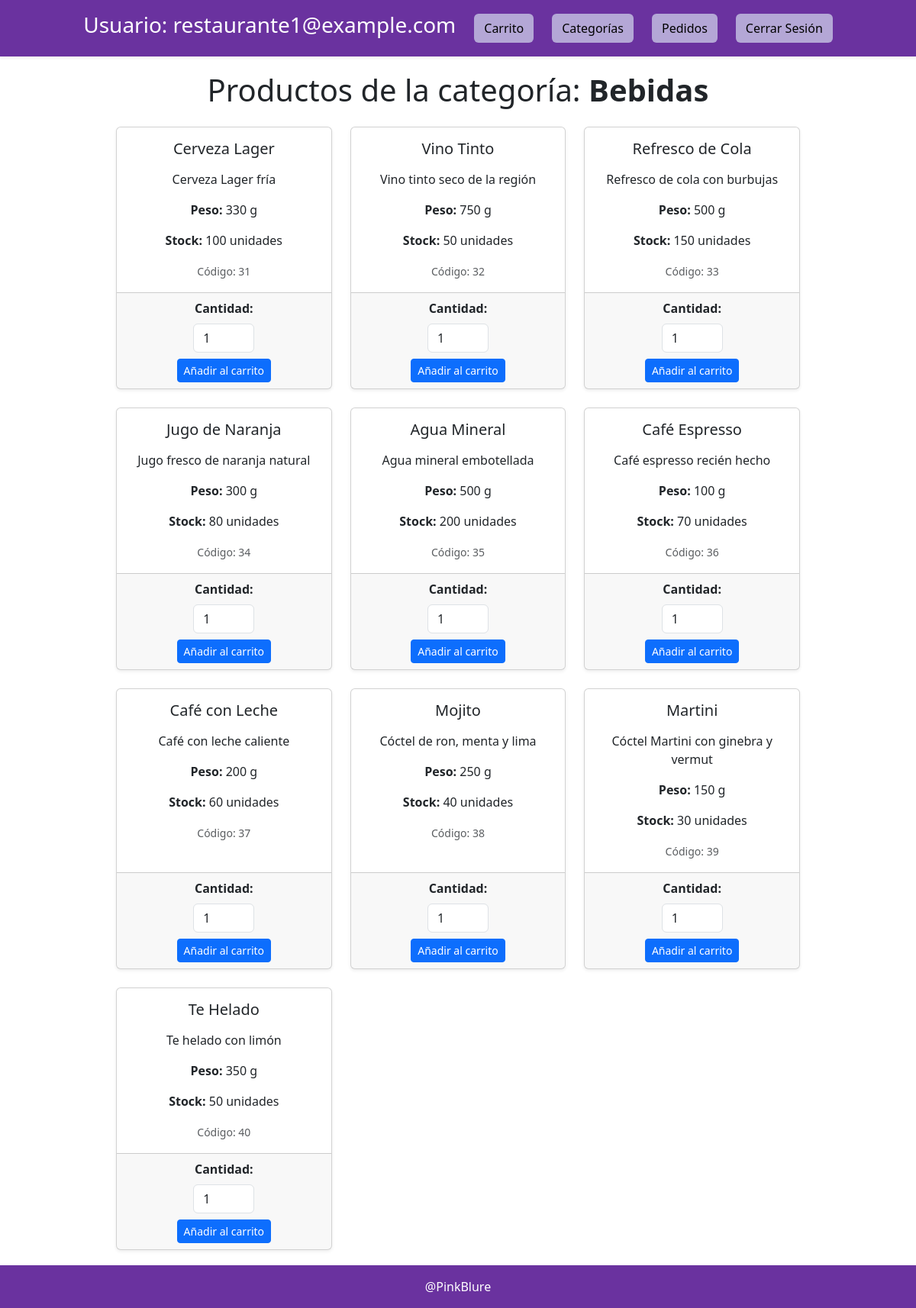
/src/pages/productos.php?codigo=4 (signed in), run on an earlier commit of the app's database.
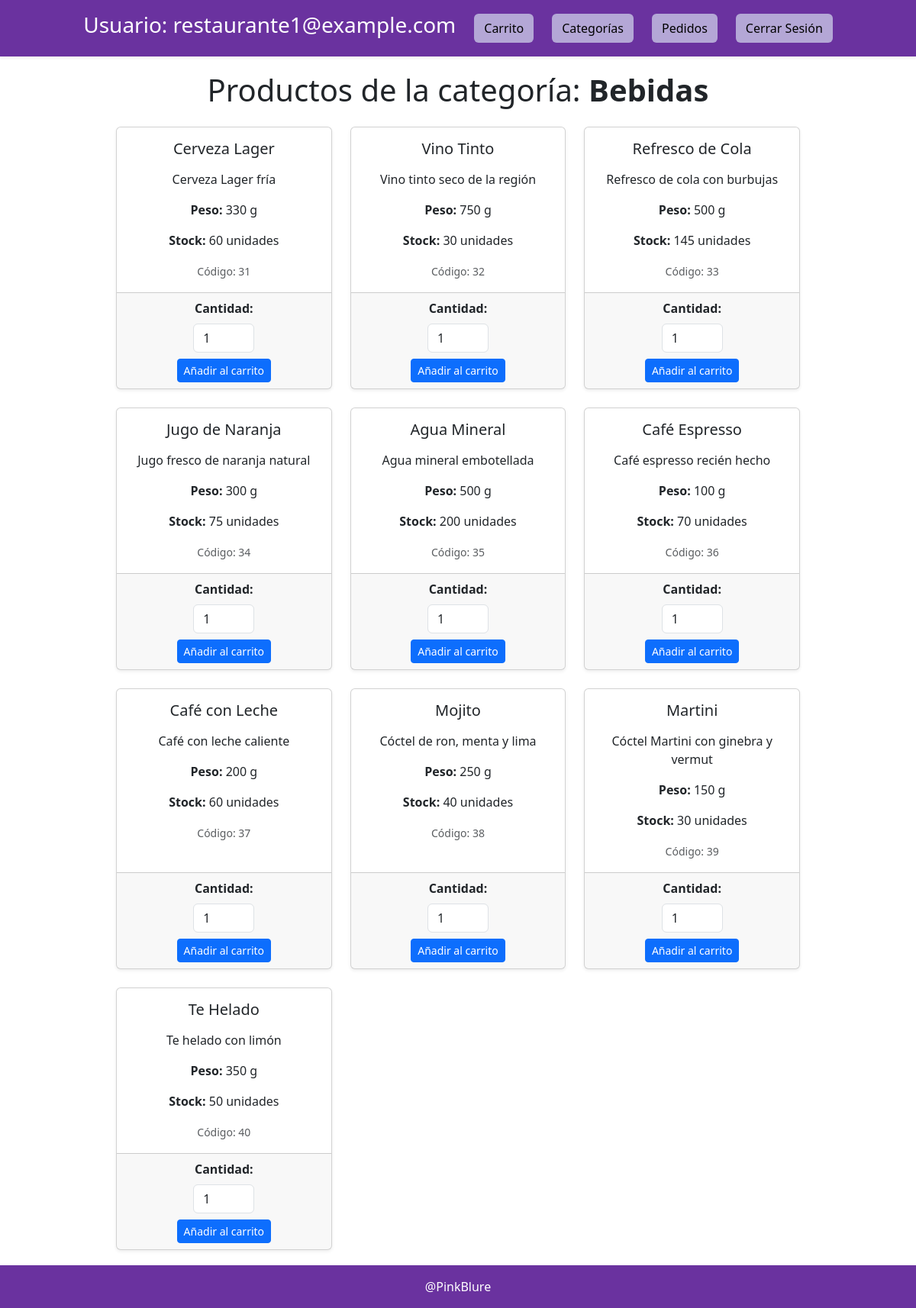
And on a later commit of the database.
### tables this page shows
CREATE TABLE `Producto` (
  `Codigo` int(11) NOT NULL,
  `Nombre` varchar(100) NOT NULL,
  `Descripcion` text NOT NULL,
  `Peso` int(11) NOT NULL,
  `CantidadStock` int(11) NOT NULL,
  `Categoria` int(11) NOT NULL
);

### src/db/database_functions.php (called while the page is built, shortened)
<?php
function seleccionarProductos($conn, $codigoCategoria)
{
  try {
    $sql = "SELECT * FROM Producto WHERE Categoria = :codigoCategoria";
    $stmt = $conn->prepare($sql);
    $stmt->bindParam(':codigoCategoria', $codigoCategoria, PDO::PARAM_INT);
    $stmt->execute();
    return $stmt->fetchAll(PDO::FETCH_ASSOC);
  } catch (PDOException $ex) {
    error_log("Error al seleccionar productos: " . $ex->getMessage());
    return null;
  }
}

### src/pages/productos.php (the view, shortened to what this page needs)
<?php
require_once __DIR__ . '/../db/database_functions.php';
$user = $_SESSION['user'];
if (isset($_GET['codigo'])) {
  $codigoCategoria = htmlspecialchars($_GET['codigo']);
} else {
  die("No se proporcionó un código de categoría.");
}
?>
<!DOCTYPE html>
<html lang="es">
<head>
  <link href="https://cdn.jsdelivr.net/npm/bootstrap@5.3.3/dist/css/bootstrap.min.css" rel="stylesheet">
</head>
<body class="d-flex flex-column">
  <header class="container-fluid pt-3 pb-3 d-flex flex-row justify-content-center gap-4 align-items-center shadow-sm text-white"
    style="background-color: #6a329f;">
    <h3>Usuario: <?php echo htmlspecialchars($user['email']); ?></h3>
    <a href="/Proyectos/gestion_restaurante/src/pages/carrito.php" class="btn text-black position-relative" style="background-color: #b4a7d6;">
      <i class="bi bi-cart"></i> Carrito
    </a>
    <a href="/Proyectos/gestion_restaurante/src/pages/lista.php" class="btn text-black" style="background-color: #b4a7d6;">Categorías</a>
    <a href="/Proyectos/gestion_restaurante/src/pages/pedidos.php" class="btn text-black" style="background-color: #b4a7d6;">Pedidos</a>
    <a href="/Proyectos/gestion_restaurante/src/auth/logout.php" class="btn text-black" style="background-color: #b4a7d6;">Cerrar
      Sesión</a>
  </header>
  <main class="content m-auto" style="max-width: 80%; padding: 20px;">
    <?php
    $conn = createConnection();
    try {
      $stmt = $conn->prepare("SELECT Nombre FROM Categoria WHERE Codigo = :codigo");
      $stmt->bindParam(':codigo', $codigoCategoria, PDO::PARAM_INT);
      $stmt->execute();
      $categoria = $stmt->fetch(PDO::FETCH_ASSOC);
      if ($categoria) {
        echo "<h1 class='text-center mb-4'>Productos de la categoría: <strong>" . htmlspecialchars($categoria['Nombre']) . "</strong></h1>";
      }
    } catch (PDOException $ex) {
      echo "Error al obtener la categoría: " . htmlspecialchars($ex->getMessage());
    }
    $productos = seleccionarProductos($conn, $codigoCategoria);
    if ($productos) {
      echo "<div class='container'>";
      echo "<div class='row g-4'>";
      foreach ($productos as $producto) {
        $codigo = htmlspecialchars($producto['Codigo']);
        $nombre = htmlspecialchars($producto['Nombre']);
        $descripcion = htmlspecialchars($producto['Descripcion']);
        $peso = htmlspecialchars($producto['Peso']);
        $cantidadStock = htmlspecialchars($producto['CantidadStock']);
        echo "
        <div class='col-12 col-md-6 col-lg-4'>
          <div class='card h-100 shadow-sm'>
            <div class='card-body text-center'>
              <h5 class='card-title mb-3'>{$nombre}</h5>
              <p class='card-text'>{$descripcion}</p>
              <p><strong>Peso:</strong> {$peso} g</p>
              <p><strong>Stock:</strong> {$cantidadStock} unidades</p>
              <small class='text-muted'>Código: {$codigo}</small>
            </div>
            <div class='card-footer text-center'>
              <form action='/Proyectos/gestion_restaurante/src/cart/agregarCarrito.php' method='POST' class='d-flex flex-column align-items-center'>
                <input type='hidden' name='codigoProducto' value='{$codigo}'>
                <input type='hidden' name='codigoCategoria' value='{$codigoCategoria}'>
                <div class='mb-2'>
                  <label for='cantidad{$codigo}' class='form-label'><strong>Cantidad:</strong></label>
                  <input type='number' id='cantidad{$codigo}' name='cantidad' class='form-control' value='1' min='1' max='{$cantidadStock}' required style='width: 80px;'>
                </div>
                <button type='submit' class='btn btn-primary btn-sm'>Añadir al carrito</button>
              </form>
            </div>
          </div>
        </div>";
      }
      echo "</div>";
      echo "</div>";
    } else {
      echo "<p class='text-center'>No se encontraron productos para esta categoría.</p>";
    }
    ?>
  </main>
  <footer class="container-fluid d-flex justify-content-center align-items-center pt-3 pb-3 shadow-sm text-white"
    style="background-color: #6a329f;">
    <a href="https://github.com/PinkBlure" class="text-white text-decoration-none">@PinkBlure</a>
  </footer>
</body>
</html>

What changed in the data, as far as the page shows it:
changed producto "Cerveza Lager": CantidadStock "100" → "60"
changed producto "Vino Tinto": CantidadStock "50" → "30"
changed producto "Refresco de Cola": CantidadStock "150" → "145"
changed producto "Jugo de Naranja": CantidadStock "80" → "75"
